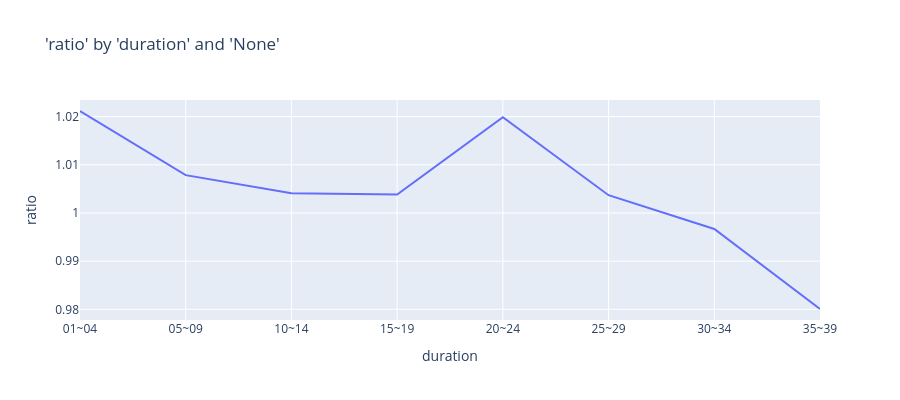

Notebook code for this chart:
### Code cell
charters.chart(
    df=model_data,
    x_axis="duration",
    y_axis="ratio",
    numerator="death_claim_amount",
    denominator="exp_amt_neural",
    x_bins=8,
    type="line",
)

### Figure 1 — Plotly figure (JSON) as saved in the notebook; plotly's stock layout.template omitted (floating-point values rounded to 4 significant figures)
{"data": [{"hovertemplate": "duration=%{x}<br>ratio=%{y}<extra></extra>", "legendgroup": "", "line": {"color": "#636efa", "dash": "solid"}, "marker": {"symbol": "circle"}, "mode": "lines", "name": "", "orientation": "v", "showlegend": false, "type": "scatter", "x": ["01~04", "05~09", "10~14", "15~19", "20~24", "25~29", "30~34", "35~39"], "xaxis": "x", "y": [1.021, 1.008, 1.004, 1.004, 1.02, 1.004, 0.9967, 0.9801], "yaxis": "y"}], "layout": {"height": 400, "legend": {"tracegroupgap": 0}, "title": {"text": "'ratio' by 'duration' and 'None'"}, "xaxis": {"anchor": "y", "domain": [0, 1], "title": {"text": "duration"}}, "yaxis": {"anchor": "x", "domain": [0, 1], "title": {"text": "ratio"}, "type": "-"}}}
